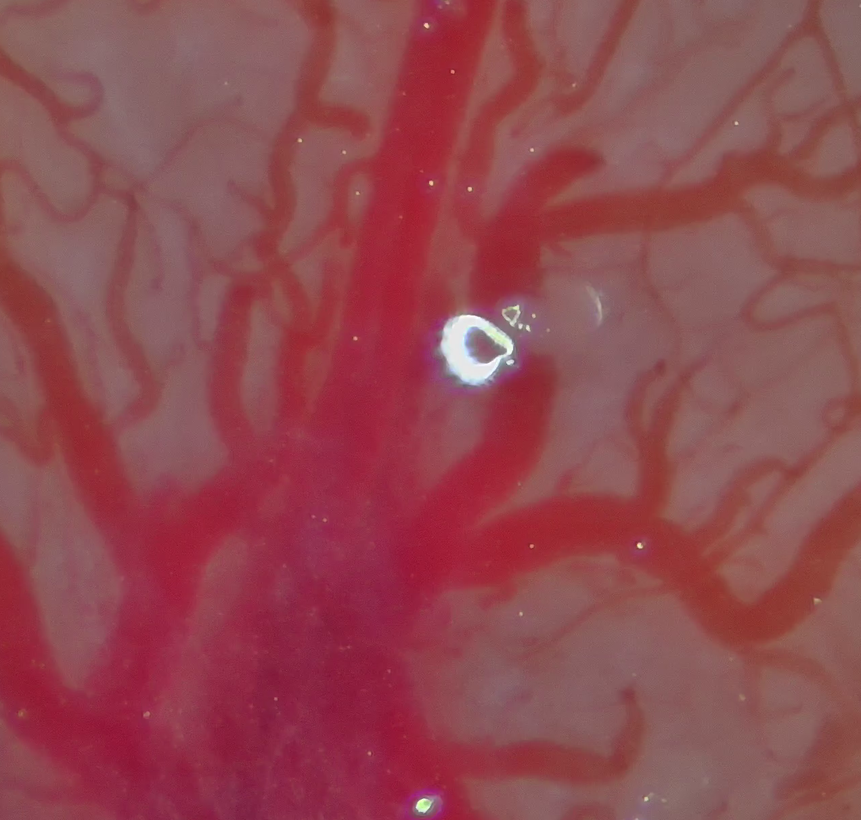
#> input picture video2/base_f00_original.tiff, 861 x 820 px, shrunk from 1272 x 1211 before the run
$ python spoides_black.py
#> lines starting #> are read from the running program, lines starting #| are printed output that depends on the picture
#> the answer given: video2/base_f00_original.tiff
import cv2
import numpy as np
from tkinter import Tk, filedialog
import os

class ColorPicker:
    def __init__(self, image_path):
        # 원본 이미지 로드
#> called with image_path = 'video2/base_f00_original.tiff'
        original_image = cv2.imread(image_path)
#> original_image is the input picture: shape (820, 861, 3); mean B, G, R 80.6, 73.3, 144.3
        if original_image is None:
            raise ValueError(f"이미지를 불러올 수 없습니다: {image_path}")

        # Green 채널 추출
        green_channel = original_image[:, :, 1]  # BGR 포맷에서 G는 인덱스 1
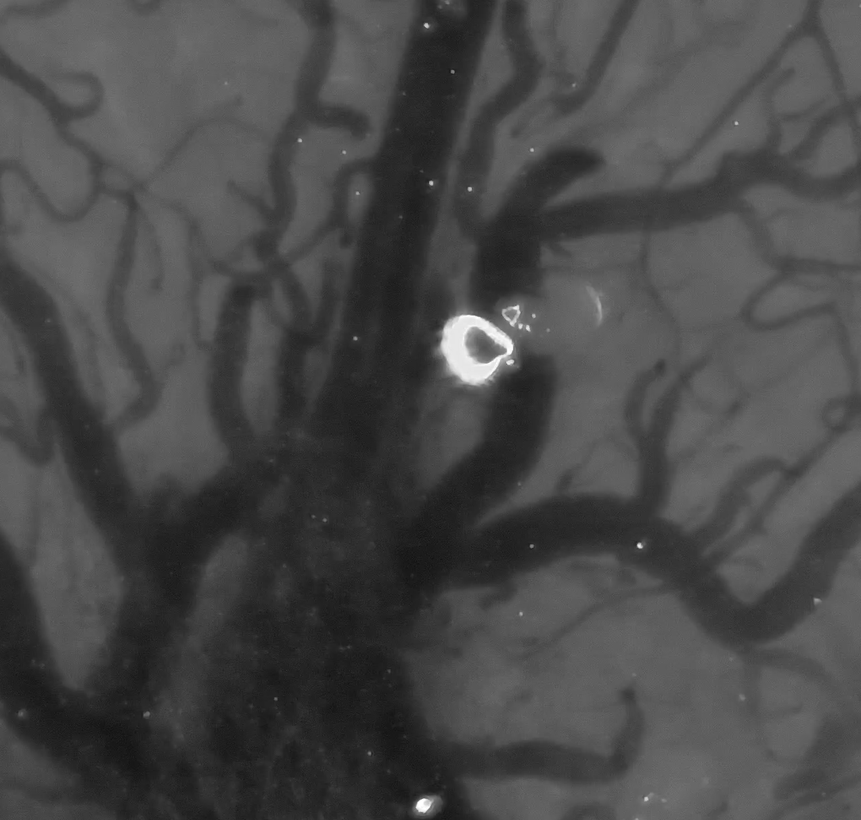
#> green_channel: shape (820, 861); min 18, max 255, mean 73.3

        # CLAHE 적용
        clahe = cv2.createCLAHE(clipLimit=2.0, tileGridSize=(8, 8))
        self.image = clahe.apply(green_channel)
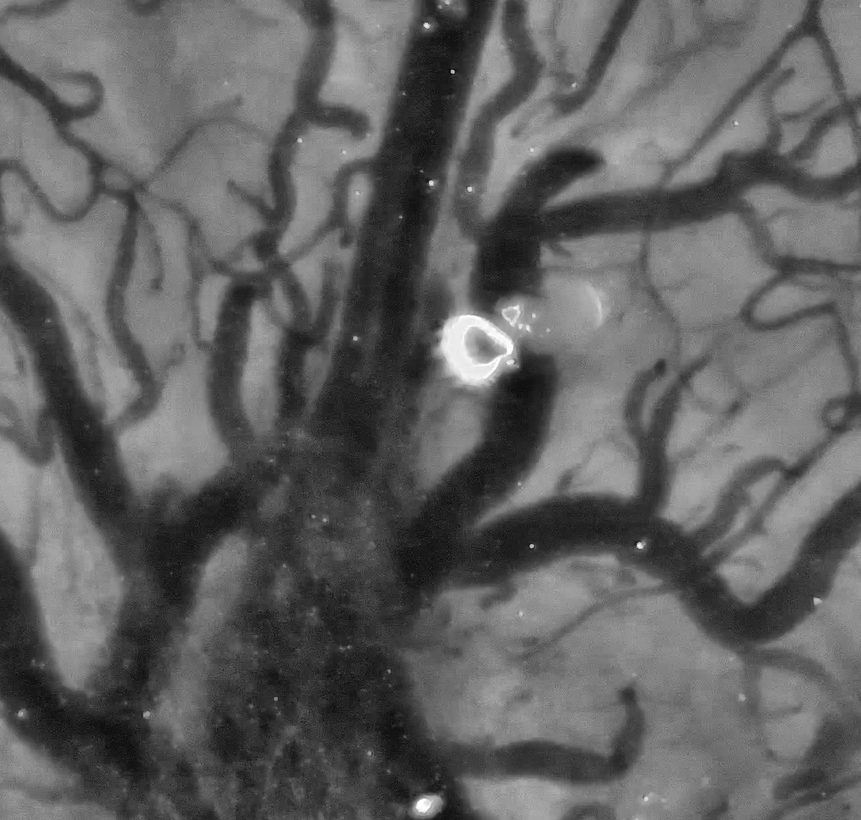
#> self.image: shape (820, 861); min 11, max 255, mean 97.2

        # 시각화를 위해 3채널로 변환
        self.image_color = cv2.cvtColor(self.image, cv2.COLOR_GRAY2BGR)

        print("Green 채널 추출 및 CLAHE 적용 완료")

        self.display_image = self.image_color.copy()
        self.colors = []
        self.color_names = ["혈관색 (1번)", "배경색 (2번)"]
        self.window_name = "색상 선택 - Green + CLAHE"

    def mouse_callback(self, event, x, y, flags, param):
        if event == cv2.EVENT_LBUTTONDOWN and len(self.colors) < 2:
            # 그레이스케일 값 가져오기
            gray_value = self.image[y, x]
            self.colors.append(gray_value)

            # 선택한 위치에 원 그리기
            cv2.circle(self.display_image, (x, y), 5, (0, 255, 0), -1)

            # 색상 정보 표시
            color_name = self.color_names[len(self.colors) - 1]
            text = f"{color_name}: Value={gray_value}"
            cv2.putText(self.display_image, text, (10, 30 * len(self.colors)),
                       cv2.FONT_HERSHEY_SIMPLEX, 0.6, (0, 255, 0), 2)

            cv2.imshow(self.window_name, self.display_image)

            print(f"{color_name} 선택됨: Gray Value={gray_value}")

            if len(self.colors) == 2:
                print("\n두 색상이 모두 선택되었습니다. 아무 키나 누르면 이진 분류를 진행합니다.")

    def select_colors(self):
        cv2.namedWindow(self.window_name)
        cv2.setMouseCallback(self.window_name, self.mouse_callback)
        cv2.imshow(self.window_name, self.display_image)

        print("이미지에서 두 가지 색상을 클릭하여 선택하세요:")
        print("1. 혈관색 (첫 번째 클릭)")
        print("2. 배경색 (두 번째 클릭)")

        cv2.waitKey(0)
        cv2.destroyAllWindows()

        return self.colors

    def calculate_threshold(self, value1, value2):
        """두 그레이스케일 값의 중간값 계산"""
        threshold = int((int(value1) + int(value2)) / 2)
        return threshold

    def binary_classification(self, threshold):
        """이진 분류 수행"""
        print(f"\n임계값: {threshold}")

        # 이진화
        _, binary = cv2.threshold(self.image, threshold, 255, cv2.THRESH_BINARY)

        return binary, threshold

def main():
    # 파일 경로 설정
    default_path = r"D:\VIDEO\M-24\final_roi_um2_no_crop\result_2153.12um_2049.87um_1_52\Aligned_ROI\target_f00_aligned_hybrid_97.tiff"

    # 파일이 존재하는지 확인
    if os.path.exists(default_path):
        image_path = default_path
        print(f"이미지 로드: {image_path}")
    else:
        # 파일 선택 대화상자
        root = Tk()
        root.withdraw()
        image_path = filedialog.askopenfilename(
            title="이미지 파일 선택",
            filetypes=[("Image files", "*.tiff *.tif *.png *.jpg *.jpeg")]
        )
        root.destroy()

        if not image_path:
            print("이미지가 선택되지 않았습니다.")
            return

    try:
        # ColorPicker 객체 생성
        picker = ColorPicker(image_path)

        # 색상 선택
        colors = picker.select_colors()

        if len(colors) == 2:
            # 중간 값 계산
            threshold = picker.calculate_threshold(colors[0], colors[1])

            # 이진 분류 수행
            binary_result, threshold_value = picker.binary_classification(threshold)

            # 결과 표시
            cv2.imshow("Green + CLAHE 이미지", picker.image)
            cv2.imshow("이진 분류 결과", binary_result)

            # 결과 저장
            output_dir = os.path.dirname(image_path)
            output_path = os.path.join(output_dir, "binary_classified.png")
            cv2.imwrite(output_path, binary_result)
            print(f"\n결과 저장됨: {output_path}")

            print("\n아무 키나 누르면 종료합니다.")
            cv2.waitKey(0)
            cv2.destroyAllWindows()
        else:
            print("색상 선택이 완료되지 않았습니다.")

    except Exception as e:
        print(f"오류 발생: {e}")

if __name__ == "__main__":
    main()

$ run again, on video2/ex2.jpg
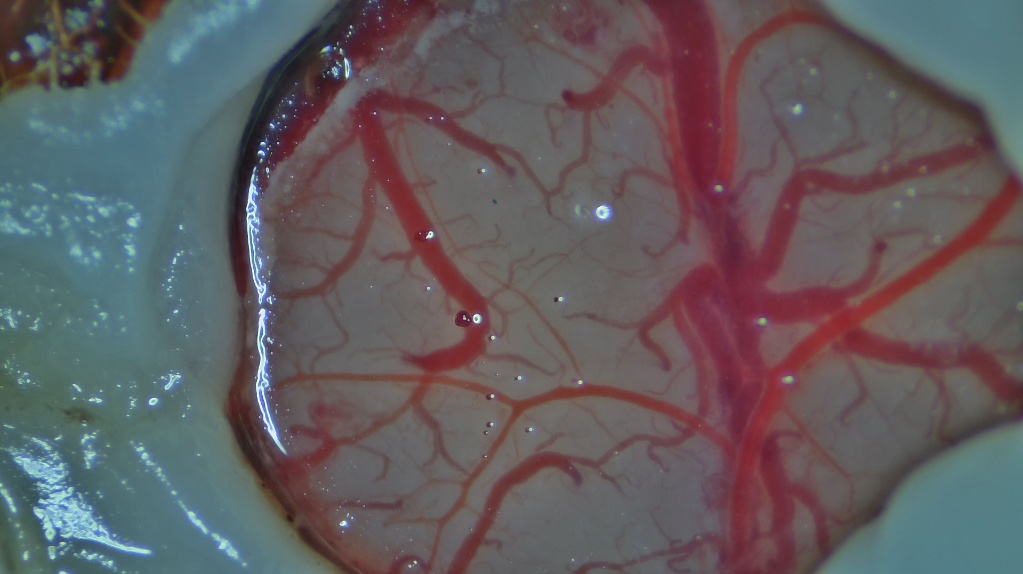
#> input picture video2/ex2.jpg, 1023 x 574 px
#> in __init__, original_image is the input picture: shape (574, 1023, 3); mean B, G, R 95.5, 92.2, 97.9
#> in __init__, `green_channel = original_image[:, :, 1]`:
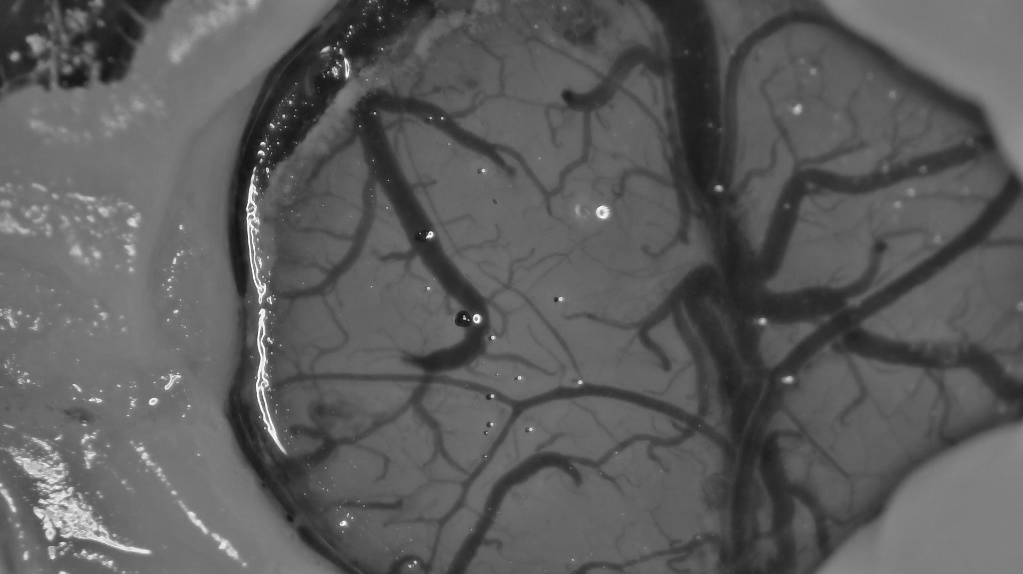
#> green_channel: shape (574, 1023); min 13, max 255, mean 92.2
#> in __init__, `self.image = clahe.apply(green_channel)`:
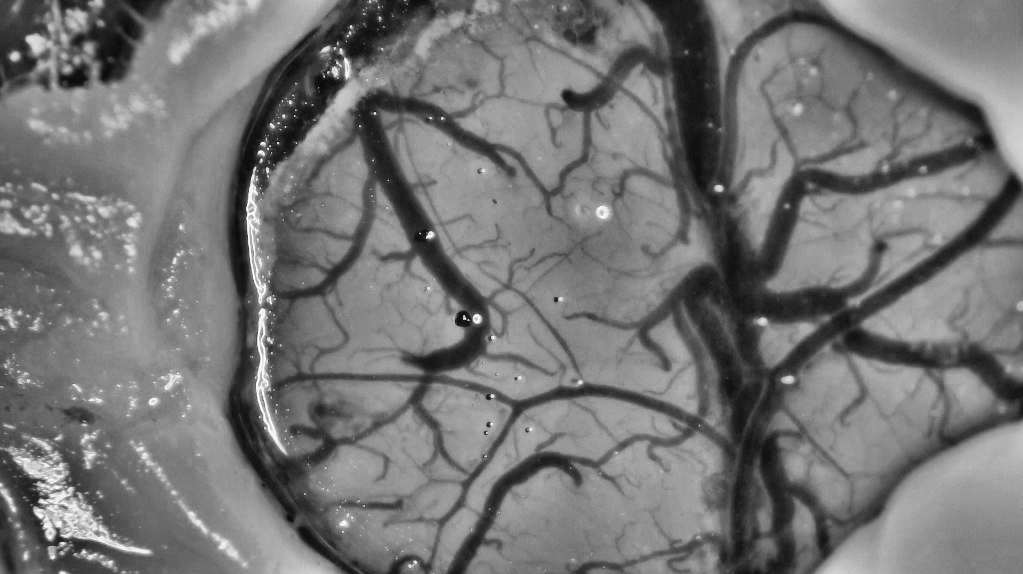
#> self.image: shape (574, 1023); min 8, max 255, mean 116.6
